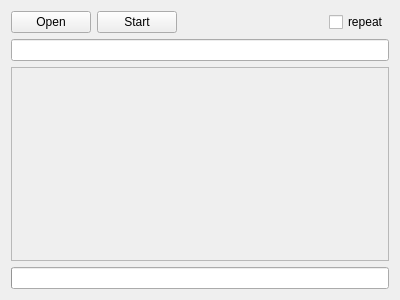
<?xml version="1.0" encoding="UTF-8"?>
<ui version="4.0">
 <class>QFilePort</class>
 <widget class="QWidget" name="QFilePort">
  <property name="geometry">
   <rect>
    <x>0</x>
    <y>0</y>
    <width>400</width>
    <height>300</height>
   </rect>
  </property>
  <property name="windowTitle">
   <string>Form</string>
  </property>
  <layout class="QVBoxLayout" name="verticalLayout" stretch="0,0,1,0">
   <item>
    <layout class="QHBoxLayout" name="horizontalLayout">
     <item>
      <widget class="QPushButton" name="open">
       <property name="text">
        <string>Open</string>
       </property>
      </widget>
     </item>
     <item>
      <widget class="QPushButton" name="start">
       <property name="text">
        <string>Start</string>
       </property>
       <property name="checkable">
        <bool>true</bool>
       </property>
      </widget>
     </item>
     <item>
      <spacer name="horizontalSpacer">
       <property name="orientation">
        <enum>Qt::Horizontal</enum>
       </property>
       <property name="sizeHint" stdset="0">
        <size>
         <width>138</width>
         <height>20</height>
        </size>
       </property>
      </spacer>
     </item>
     <item>
      <widget class="QCheckBox" name="repeat_checkBox">
       <property name="text">
        <string>repeat</string>
       </property>
      </widget>
     </item>
    </layout>
   </item>
   <item>
    <widget class="QLineEdit" name="name_lineEdit">
     <property name="sizePolicy">
      <sizepolicy hsizetype="Preferred" vsizetype="Fixed">
       <horstretch>0</horstretch>
       <verstretch>0</verstretch>
      </sizepolicy>
     </property>
     <property name="maximumSize">
      <size>
       <width>400</width>
       <height>16777215</height>
      </size>
     </property>
    </widget>
   </item>
   <item>
    <widget class="QLabel" name="header_label">
     <property name="maximumSize">
      <size>
       <width>400</width>
       <height>16777215</height>
      </size>
     </property>
     <property name="frameShape">
      <enum>QFrame::StyledPanel</enum>
     </property>
     <property name="frameShadow">
      <enum>QFrame::Sunken</enum>
     </property>
     <property name="text">
      <string/>
     </property>
     <property name="alignment">
      <set>Qt::AlignLeading|Qt::AlignLeft|Qt::AlignTop</set>
     </property>
     <property name="wordWrap">
      <bool>true</bool>
     </property>
    </widget>
   </item>
   <item>
    <widget class="QProgressBar" name="progressBar">
     <property name="value">
      <number>0</number>
     </property>
     <property name="textVisible">
      <bool>false</bool>
     </property>
    </widget>
   </item>
  </layout>
 </widget>
 <resources/>
 <connections/>
</ui>
